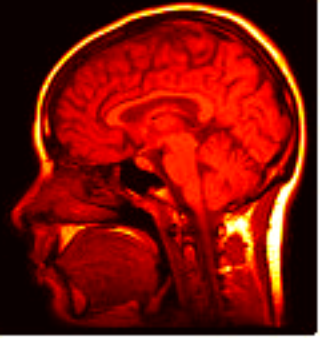
#> input picture decks/vc-t1-realce/assets/cab_hot.png, 320 x 338 px, given in place of iglesia.pgm, which was not available
$ python gen_assets.py
#> lines starting #> are read from the running program, lines starting #| are printed output that depends on the picture; pictures that were not available may be replaced by others from this repository, and a replacement may not be noted
# Genera los PNG y los datos de histogramas del deck vc-t1-realce con las imágenes reales del curso.
import json, os
import numpy as np
from PIL import Image
from scipy import ndimage as ndi
import matplotlib
matplotlib.use('Agg')
from matplotlib import cm

IMG = '/home/jcrex/uji/Master-Sistemas-Inteligentes/Computer-Vision/lab/lab1/p1-4students/imgs-P1/'
EX = '/home/jcrex/uji/Master-Sistemas-Inteligentes/Computer-Vision/Teoria/Videos/01_Resumen_Examen/assets/'
OUT = os.path.join(os.path.dirname(os.path.abspath(__file__)), 'assets')
os.makedirs(OUT, exist_ok=True)

def L(p): return np.array(Image.open(p).convert('L'))
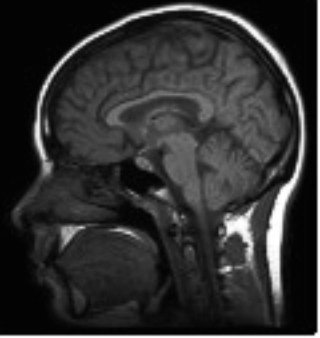
#> returned value: shape (338, 320); min 3, max 255, mean 48.4
def save(a, name, size=None, resample=Image.NEAREST):
    im = Image.fromarray(np.clip(a, 0, 255).astype(np.uint8))
    if size: im = im.resize(size, resample)
    im.save(os.path.join(OUT, name))

def histeq(im, nbins=256):            # igual que el lab 1
    imhist, bins = np.histogram(im.flatten(), list(range(nbins)), density=False)
    cdf = imhist.cumsum()
    return np.interp(im.flatten(), bins[:-1], 255 / cdf[-1] * cdf).reshape(im.shape)

igl, hue, cab = L(IMG + 'iglesia.pgm'), L(IMG + 'huesos.pgm'), L(IMG + 'cabeza.pgm')
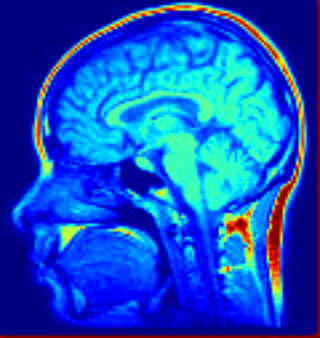
#> input picture decks/vc-t1-realce/assets/cab_jet.png, 320 x 338 px, given in place of huesos.pgm, which was not available
#> in L (call 2), `def L(p): return np.array(Image.open(p).convert('L'))`:
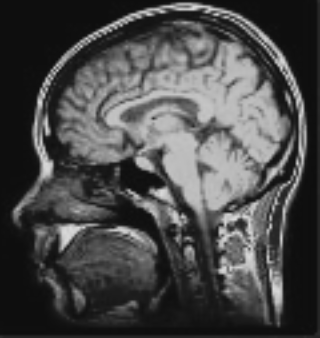
#> returned value: shape (338, 320); min 14, max 219, mean 74.2
#> (the run stopped early here; a loop or call above may not have finished)
